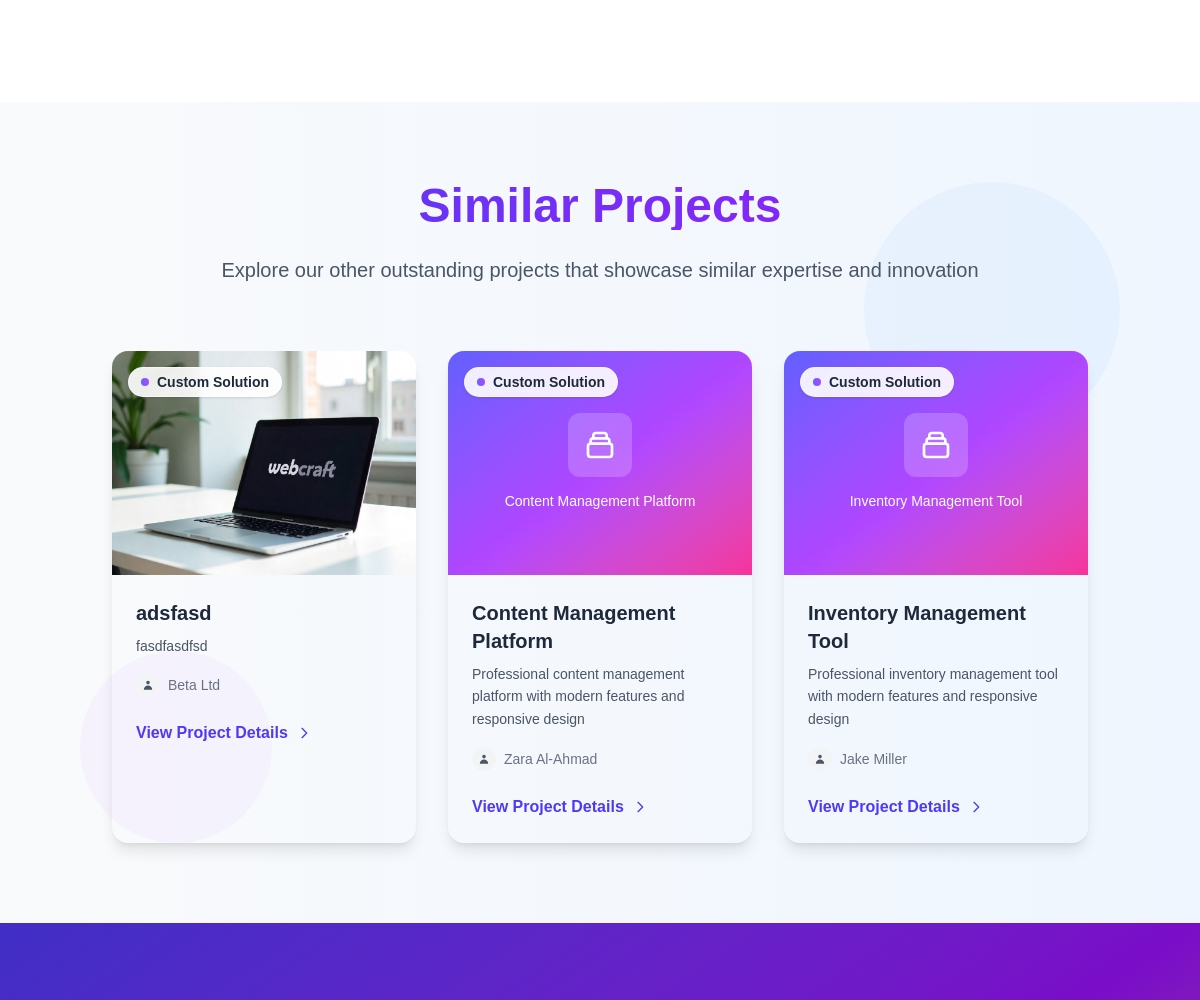
/projects/white-custom-web-app/ (middle part), run on an earlier commit of the app's database.
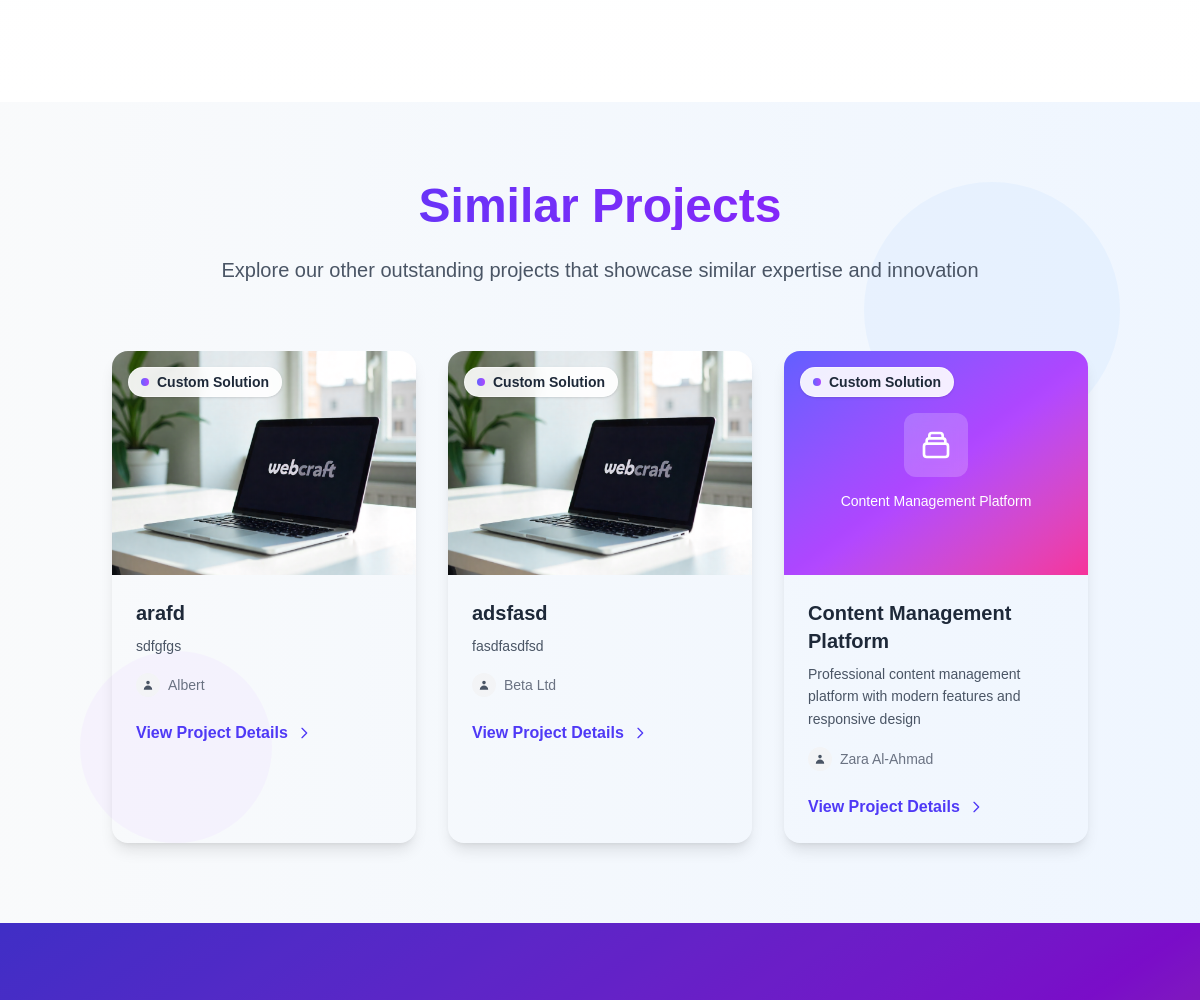
And on a later commit of the database.
### projects/models.py (models this page shows, shortened)
class Project(models.Model):
    PROJECT_STATUS_CHOICES = [
        ("inquiry", "Inquiry"),
        ("proposal", "Proposal"),
        ("in_progress", "In Progress"),
        ("review", "Review"),
        ("completed", "Completed"),
        ("maintenance", "Maintenance"),
    ]
    PROJECT_TYPE_CHOICES = [
        ("school", "School Website"),
        ("hospital", "Hospital Website"),
        ("ecommerce", "E-Commerce Website"),
        ("marketing", "Marketing Website"),
        ("portfolio", "Portfolio Website"),
        ("blog", "Blog Website"),
        ("custom", "Custom Solution"),
    ]
    client_name = models.CharField(max_length=255)
    client_email = models.EmailField()
    client_phone = models.CharField(max_length=20, blank=True, null=True)
    organization_name = models.CharField(max_length=255)
    title = models.CharField(max_length=255)
    slug = models.SlugField(max_length=255, unique=True, blank=True, null=True)
    description = models.TextField()
    project_type = models.CharField(
        max_length=20, choices=PROJECT_TYPE_CHOICES, default="custom"
    )
    requirements = models.TextField(blank=True, null=True)
    image = models.ImageField(
        upload_to="projects",
        height_field=None,
        width_field=None,
        max_length=None,
        null=True,
    )
    start_date = models.DateField(default=timezone.now)
    deadline = models.DateField(blank=True, null=True)
    completed_date = models.DateField(blank=True, null=True)
    status = models.CharField(
        max_length=20, choices=PROJECT_STATUS_CHOICES, default="inquiry"
    )
    budget = models.DecimalField(max_digits=10, decimal_places=2, blank=True, null=True)
    domain_name = models.CharField(max_length=255, blank=True, null=True)
    hosting_provider = models.CharField(max_length=255, blank=True, null=True)
    is_featured = models.BooleanField(default=False)
    collaborators = models.ManyToManyField(
        settings.AUTH_USER_MODEL,
        through='ProjectCollaborator',
        related_name='collaborating_projects',
        blank=True
    )
    created_at = models.DateTimeField(auto_now_add=True)
    updated_at = models.DateTimeField(auto_now=True)
    def get_collaborators(self):
        return self.projectcollaborator_set.select_related('user').all()
    def get_collaborator_count(self):
        return self.projectcollaborator_set.count()
    class Meta:
        ordering = ["-created_at"]

### projects/views.py (the view)
# urls.py: path('<slug:slug>/', views.project_detail, name='detail'),
def project_detail(request, slug):
    try:
        project = get_object_or_404(Project, slug=slug, status="completed")
    except:
        messages.info(request, f"The project you're looking for is not available. Please browse our other projects below.")
        return redirect('projects:list')
    collaborators_data = []
    for collab in project.get_collaborators():
        user = collab.user
        collaborators_data.append({
            'name': user.get_full_name() or user.username,
            'role': collab.get_role_display(),
            'email': user.email,
            'is_lead': collab.is_lead,
            'added_at': collab.added_at,
        })
    similar_projects = Project.objects.filter(
        project_type=project.project_type
    ).exclude(id=project.id)[:3]
    site_setting = SiteSetting.objects.all()
    if site_setting:
        for setting in site_setting:
            site_name = setting.site_name
            facebook = setting.facebook
            twitter = setting.twitter
            instagram = setting.instagram
            linkedin = setting.linkedin
            mail = setting.contact_email
            tel = setting.contact_phone
            address = setting.address
            logo = setting.logo
    context = {
        "project": project,
        "collaborators": collaborators_data,
        "similar_projects": similar_projects,
        "setting":setting
    }
    return render(request, "projects/project_detail.html", context)

### core/context_processors.py (called while the page is built)
def site_settings(request):
    site_setting = SiteSetting.objects.first()
    if site_setting:
        return {
            "site_name": site_setting.site_name,
            "facebook": site_setting.facebook,
            "twitter": site_setting.twitter,
            "instagram": site_setting.instagram,
            "linkedin": site_setting.linkedin,
            "mail": site_setting.contact_email,
            "tel": site_setting.contact_phone,
            "address": site_setting.address,
            "logo": site_setting.logo,
            "about": site_setting.about,
        }
    return {}

### templates/projects/project_detail.html (shortened to what this page needs)
{% extends 'base.html' %}
{% load static %}
{% block content %}
<section class="py-20 bg-gradient-to-b from-gray-50 to-white">
    <div class="container mx-auto px-6">
        <div class="flex flex-col lg:flex-row gap-12">
            <div class="lg:w-2/3 space-y-12">
                <div class="section-divider glass-card rounded-2xl p-8 animate-fade-in-up" style="animation-delay: 0.8s;">
                </div>
            </div>
            <div class="lg:w-1/3">
            </div>
        </div>
    </div>
</section>
<section class="py-20 bg-gradient-to-r from-gray-50 to-blue-50 relative overflow-hidden">
    <div class="absolute inset-0">
        <div class="absolute top-20 right-20 w-64 h-64 bg-blue-200 rounded-full opacity-20 animate-pulse"></div>
        <div class="absolute bottom-20 left-20 w-48 h-48 bg-purple-200 rounded-full opacity-20 animate-pulse" style="animation-delay: 2s;"></div>
    </div>
    <div class="container mx-auto px-6 relative z-10">
        <div class="text-center mb-16 animate-fade-in-up">
            <h2 class="text-4xl md:text-5xl font-bold mb-6 bg-gradient-to-r from-indigo-600 to-purple-600 bg-clip-text text-transparent">
            </h2>
            <p class="text-xl text-gray-600 max-w-3xl mx-auto leading-relaxed">
                Explore our other outstanding projects that showcase similar expertise and innovation
            </p>
        </div>
        {% if similar_projects %}
            <div class="grid grid-cols-1 md:grid-cols-2 lg:grid-cols-3 gap-8">
                {% for similar_project in similar_projects %}
                    <div class="glass-card rounded-2xl overflow-hidden shadow-lg hover:shadow-2xl transition-all duration-500 animate-scale-in group"
                         style="animation-delay: {{ forloop.counter0|floatformat:0|add:0.2 }}s;">
                        <div class="relative h-56 overflow-hidden">
                            {% if similar_project.image %}
                                <img src="{{ similar_project.image.url }}"
                                     alt="{{ similar_project.title }}"
                                     class="w-full h-full object-cover transition-transform duration-700 group-hover:scale-110">
                            {% else %}
                                <div class="h-full bg-gradient-to-br from-indigo-500 via-purple-500 to-pink-500 flex items-center justify-center">
                                    <div class="text-white text-center">
                                        <div class="w-16 h-16 bg-white/20 backdrop-blur-sm rounded-xl mx-auto mb-3 flex items-center justify-center">
                                            <svg class="w-8 h-8" fill="none" stroke="currentColor" viewBox="0 0 24 24">
                                                <path stroke-linecap="round" stroke-linejoin="round" stroke-width="2" d="M19 11H5m14 0a2 2 0 012 2v6a2 2 0 01-2 2H5a2 2 0 01-2-2v-6a2 2 0 012-2m14 0V9a2 2 0 00-2-2M5 11V9a2 2 0 012-2m0 0V5a2 2 0 012-2h6a2 2 0 012 2v2M7 7h10"/>
                                            </svg>
                                        </div>
                                        <span class="text-sm font-medium">{{ similar_project.title }}</span>
                                    </div>
                                </div>
                            {% endif %}
                            <div class="absolute top-4 left-4">
                                <span class="inline-flex items-center px-3 py-1 bg-white/90 backdrop-blur-sm text-gray-800 rounded-full text-sm font-semibold border border-white/50 shadow-sm">
                                    <div class="w-2 h-2 bg-gradient-to-r from-indigo-500 to-purple-500 rounded-full mr-2"></div>
                                    {{ similar_project.get_project_type_display }}
                                </span>
                            </div>
                        </div>
                        <div class="p-6 space-y-4">
                            <div>
                                <h3 class="text-xl font-bold text-gray-800 mb-2 group-hover:text-indigo-600 transition-colors duration-300">
                                    {{ similar_project.title }}
                                </h3>
                                <p class="text-gray-600 text-sm leading-relaxed line-clamp-3">
                                    {{ similar_project.description|truncatewords:20 }}
                                </p>
                            </div>
                            <div class="flex items-center justify-between text-sm">
                                <div class="flex items-center space-x-2 text-gray-500">
                                    <div class="w-6 h-6 bg-gray-100 rounded-full flex items-center justify-center">
                                        <svg class="w-3 h-3 text-gray-600" fill="currentColor" viewBox="0 0 20 20">
                                            <path fill-rule="evenodd" d="M10 9a3 3 0 100-6 3 3 0 000 6zm-7 9a7 7 0 1114 0H3z" clip-rule="evenodd"/>
                                        </svg>
                                    </div>
                                    <span class="font-medium">{{ similar_project.client_name }}</span>
                                </div>
                            </div>
                            <div class="pt-2">
                                <a href="{% url 'projects:detail' similar_project.slug %}"
                                   class="inline-flex items-center text-indigo-600 hover:text-indigo-800 font-semibold transition-colors group">
                                    View Project Details
                                    <svg class="w-4 h-4 ml-2 transform group-hover:translate-x-1 transition-transform" fill="none" stroke="currentColor" viewBox="0 0 24 24">
                                        <path stroke-linecap="round" stroke-linejoin="round" stroke-width="2" d="M9 5l7 7-7 7"/>
                                    </svg>
                                </a>
                            </div>
                        </div>
                    </div>
                {% endfor %}
            </div>
        {% endif %}
    </div>
</section>
<section class="py-20 bg-gradient-to-br from-indigo-600 via-purple-600 to-pink-600 text-white relative overflow-hidden">
    <div class="absolute inset-0">
        <div class="absolute top-0 left-0 w-full h-full bg-black/20"></div>
    </div>
</section>
{% endblock %}

### templates/base.html (shortened to what this page needs)
<!DOCTYPE html>
<html lang="en" class="scroll-smooth">
<head>
    {% load static %}
    {% load tailwind_tags %}
    {% tailwind_css %}
      <link rel="stylesheet" href="https://cdnjs.cloudflare.com/ajax/libs/font-awesome/6.4.0/css/all.min.css">
   <link href="https://unpkg.com/aos@2.3.1/dist/aos.css" rel="stylesheet">
</head>
<body class="flex flex-col min-h-screen bg-gray-50 relative">
    <main class="flex-grow min-h-screen">
        {% block content %}{% endblock %}
    </main>
    <script src="{% static 'js/tailwind-enhancements.js' %}"></script>
</body>
</html>

What changed in the data, as far as the page shows it:
no longer on this page (row unchanged): Project: title "Inventory Management Tool", project_type "Custom Solution", description "Professional inventory management tool with modern features and responsive design", client_name "Jake Miller"
added Project: image (picture), project_type "Custom Solution", title "arafd", description "sdfgfgs", client_name "Albert"
